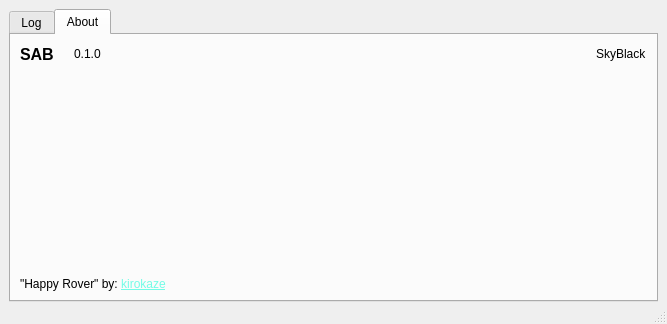
<?xml version="1.0" encoding="UTF-8"?>
<ui version="4.0">
 <class>SAB::MainWindow</class>
 <widget class="QMainWindow" name="SAB::MainWindow">
  <property name="geometry">
   <rect>
    <x>0</x>
    <y>0</y>
    <width>667</width>
    <height>324</height>
   </rect>
  </property>
  <property name="sizePolicy">
   <sizepolicy hsizetype="Preferred" vsizetype="Fixed">
    <horstretch>0</horstretch>
    <verstretch>0</verstretch>
   </sizepolicy>
  </property>
  <property name="windowTitle">
   <string>MainWindow</string>
  </property>
  <widget class="QWidget" name="centralwidget">
   <layout class="QHBoxLayout" name="horizontalLayout_2">
    <property name="bottomMargin">
     <number>0</number>
    </property>
    <item>
     <widget class="QTabWidget" name="MainTabs">
      <property name="currentIndex">
       <number>1</number>
      </property>
      <widget class="QWidget" name="LogTab">
       <attribute name="title">
        <string>Log</string>
       </attribute>
       <layout class="QVBoxLayout" name="verticalLayout_2">
        <item>
         <widget class="QWidget" name="widget" native="true">
          <property name="sizePolicy">
           <sizepolicy hsizetype="Preferred" vsizetype="Fixed">
            <horstretch>0</horstretch>
            <verstretch>0</verstretch>
           </sizepolicy>
          </property>
          <layout class="QHBoxLayout" name="horizontalLayout">
           <property name="leftMargin">
            <number>0</number>
           </property>
           <property name="topMargin">
            <number>0</number>
           </property>
           <property name="rightMargin">
            <number>0</number>
           </property>
           <property name="bottomMargin">
            <number>0</number>
           </property>
           <item>
            <spacer name="horizontalSpacer">
             <property name="orientation">
              <enum>Qt::Horizontal</enum>
             </property>
             <property name="sizeHint" stdset="0">
              <size>
               <width>40</width>
               <height>20</height>
              </size>
             </property>
            </spacer>
           </item>
           <item>
            <widget class="QPushButton" name="LogClear">
             <property name="sizePolicy">
              <sizepolicy hsizetype="Preferred" vsizetype="Fixed">
               <horstretch>0</horstretch>
               <verstretch>0</verstretch>
              </sizepolicy>
             </property>
             <property name="text">
              <string>Clear</string>
             </property>
             <property name="icon">
              <iconset resource="../../resources/icons.qrc">
               <normaloff>:/icons/remove_outline.png</normaloff>:/icons/remove_outline.png</iconset>
             </property>
            </widget>
           </item>
          </layout>
         </widget>
        </item>
        <item>
         <widget class="SAB::LogWidget" name="Log"/>
        </item>
       </layout>
      </widget>
      <widget class="QWidget" name="AboutTab">
       <attribute name="title">
        <string>About</string>
       </attribute>
       <layout class="QVBoxLayout" name="verticalLayout">
        <item>
         <widget class="QWidget" name="widget_2" native="true">
          <layout class="QGridLayout" name="gridLayout">
           <property name="leftMargin">
            <number>0</number>
           </property>
           <property name="topMargin">
            <number>0</number>
           </property>
           <property name="rightMargin">
            <number>0</number>
           </property>
           <property name="bottomMargin">
            <number>0</number>
           </property>
           <item row="1" column="0" colspan="2">
            <widget class="QWidget" name="widget_3" native="true">
             <layout class="QHBoxLayout" name="horizontalLayout_3">
              <property name="spacing">
               <number>20</number>
              </property>
              <property name="leftMargin">
               <number>0</number>
              </property>
              <property name="topMargin">
               <number>0</number>
              </property>
              <property name="rightMargin">
               <number>0</number>
              </property>
              <property name="bottomMargin">
               <number>0</number>
              </property>
              <item>
               <widget class="QLabel" name="AboutName">
                <property name="font">
                 <font>
                  <pointsize>12</pointsize>
                  <bold>true</bold>
                 </font>
                </property>
                <property name="text">
                 <string>SAB</string>
                </property>
               </widget>
              </item>
              <item>
               <widget class="QLabel" name="AboutVersion">
                <property name="text">
                 <string>0.1.0</string>
                </property>
               </widget>
              </item>
              <item>
               <spacer name="horizontalSpacer_2">
                <property name="orientation">
                 <enum>Qt::Horizontal</enum>
                </property>
                <property name="sizeHint" stdset="0">
                 <size>
                  <width>40</width>
                  <height>20</height>
                 </size>
                </property>
               </spacer>
              </item>
              <item>
               <widget class="QLabel" name="AboutCopyright">
                <property name="text">
                 <string>SkyBlack</string>
                </property>
               </widget>
              </item>
             </layout>
            </widget>
           </item>
          </layout>
         </widget>
        </item>
        <item>
         <widget class="SAB::AboutLabel" name="AboutImage">
          <property name="sizePolicy">
           <sizepolicy hsizetype="Preferred" vsizetype="Preferred">
            <horstretch>1</horstretch>
            <verstretch>1</verstretch>
           </sizepolicy>
          </property>
          <property name="text">
           <string/>
          </property>
         </widget>
        </item>
        <item>
         <widget class="QLabel" name="label">
          <property name="text">
           <string>&quot;Happy Rover&quot; by: &lt;a style=&quot;color: #74FCE6;&quot;  href=&quot;https://www.deviantart.com/kirokaze&quot;&gt;kirokaze&lt;/a&gt;</string>
          </property>
          <property name="openExternalLinks">
           <bool>true</bool>
          </property>
          <property name="textInteractionFlags">
           <set>Qt::TextBrowserInteraction</set>
          </property>
         </widget>
        </item>
       </layout>
      </widget>
     </widget>
    </item>
   </layout>
  </widget>
  <widget class="QMenuBar" name="Menu">
   <property name="geometry">
    <rect>
     <x>0</x>
     <y>0</y>
     <width>667</width>
     <height>22</height>
    </rect>
   </property>
  </widget>
  <widget class="QStatusBar" name="StatusBar"/>
 </widget>
 <customwidgets>
  <customwidget>
   <class>SAB::LogWidget</class>
   <extends>QTableWidget</extends>
   <header>widgets/LogWidget.h</header>
  </customwidget>
  <customwidget>
   <class>SAB::AboutLabel</class>
   <extends>QLabel</extends>
   <header>widgets/AboutLabel.h</header>
  </customwidget>
 </customwidgets>
 <resources>
  <include location="../../resources/icons.qrc"/>
 </resources>
 <connections/>
</ui>
